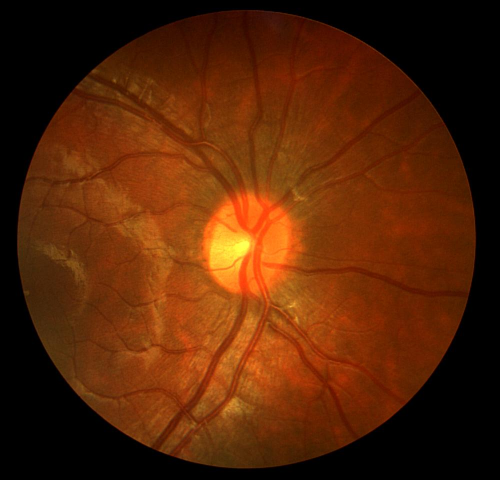
#> input picture central-system/backend/ml-pipeline/datasets/chasedb1/Image_10R.jpg, 999 x 960 px, given in place of chasedb1, which was not available (shown at 1/2 size)
$ python exportReferencePreprocessing.py datasets/chasedb1 --out out
#> lines starting #> are read from the running program, lines starting #| are printed output that depends on the picture; after the words box and inside, x2 and y2 are one past the last pixel; in counts of white or black regions, pixels touching at a corner belong together; pictures that were not available may be replaced by others from this repository, and a replacement may not be noted
#> in main, bgr is the input picture: shape (960, 999, 3); mean B, G, R 6.5, 36.7, 86.4
### central-system/backend/ml-pipeline/preprocessing/ben_graham.py
"""
ben_graham.py
=============
Ben Graham-style fundus image preprocessing for diabetic retinopathy models.

Reference: Ben Graham's Kaggle DR competition winning preprocessing approach.
Adapted for the SIH 2026 DR Screening pipeline (central-system grading pipeline).

Usage:
    from preprocessing.ben_graham import ben_graham_preprocess
    processed = ben_graham_preprocess(image, target_size=384)
"""

import cv2
import numpy as np


def ben_graham_preprocess(image: np.ndarray, target_size: int = 384) -> np.ndarray:
    """
    Apply Ben Graham-style preprocessing to a fundus photograph.

    Steps:
      1. Detect the circular retinal boundary using the green channel.
      2. Crop tightly to the bounding circle (removes black borders).
      3. Resize to target_size x target_size.
      4. Subtract a heavily-blurred Gaussian copy to boost local contrast
         (kernel size = largest odd integer <= target_size / 30).
         Formula:  out = clip(image * 4 - blurred * 4 + 128, 0, 255)

    Parameters
    ----------
    image : np.ndarray
        Input BGR fundus image, shape (H, W, 3), dtype uint8.
    target_size : int
        Output square side length in pixels. Default 384.

    Returns
    -------
    np.ndarray
        Preprocessed image, shape (target_size, target_size, 3), dtype uint8.
        Pixel values are in [0, 255].
    """
    if image is None or image.size == 0:
        raise ValueError("ben_graham_preprocess received an empty or None image.")
    if image.ndim != 3 or image.shape[2] != 3:
        raise ValueError(
            f"Expected a 3-channel BGR image, got shape {image.shape}."
        )

    # ------------------------------------------------------------------ #
    # Step 1: Detect the retinal circle and crop to it                    #
    # ------------------------------------------------------------------ #
    x, y, w, h = retinal_crop_box(image)
    cropped = image[y : y + h, x : x + w]

    # Guard against degenerate crops.
    if cropped.size == 0:
        cropped = image

    # ------------------------------------------------------------------ #
    # Step 2: Resize to target_size x target_size                         #
    # ------------------------------------------------------------------ #
    resized = cv2.resize(cropped, (target_size, target_size), interpolation=cv2.INTER_AREA)

    # ------------------------------------------------------------------ #
    # Step 3: Local contrast enhancement via Gaussian subtraction         #
    # ------------------------------------------------------------------ #
    # Kernel size proportional to target_size / 30, must be odd and >= 1.
    sigma = target_size / 30.0
    ksize = int(sigma) * 2 + 1  # Always odd
    ksize = max(ksize, 1)

    blurred = cv2.GaussianBlur(resized, (ksize, ksize), sigma)

    # Ben Graham formula: addWeighted handles the clip to [0,255].
    # out = clip(4 * resized - 4 * blurred + 128, 0, 255)
    enhanced = cv2.addWeighted(resized, 4, blurred, -4, 128)

    return enhanced


def retinal_crop_box(image: np.ndarray):
    """The bounding box of the retinal circle, as (x, y, w, h).

    This is step 1 of ben_graham_preprocess, factored out because several
    callers need the GEOMETRY of the crop, not the cropped pixels:

      - The Grad-CAM overlay redoes crop+resize without the contrast step, so
        the heatmap aligns to a recognisable retina rather than a
        contrast-stretched one.
      - The lesion models (M4, M5) run in this cropped space, while the
        localization model (M3) runs on a plain squished resize of the ORIGINAL
        image. Mapping the optic disc from one space into the other requires
        this box. Without it, M4's optic-disc masking -- which the model does
        not apply itself, the caller must -- would blank out the wrong region.

    It is factored out rather than reimplemented because it had already been
    copied once, and a second definition of "inside the retina" drifting from
    this one would move lesion coordinates silently: the masks would still look
    plausible and would be assigned to the wrong quadrants, which is exactly
    the input the ICDR rule engine grades on.

    Returns the full image's box when no contour is found.
    """
    # Work on the green channel — highest contrast for fundus images.
    gray = image[:, :, 1]
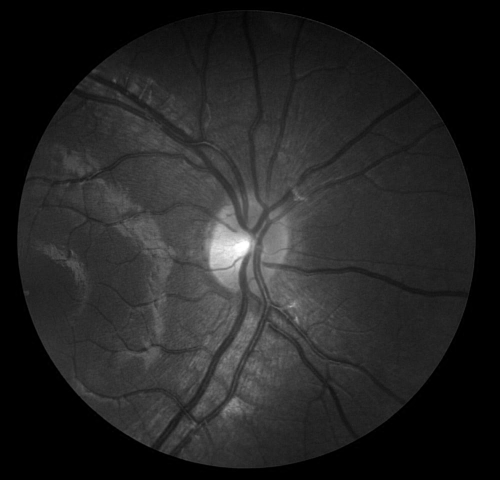
#> gray: shape (960, 999) (shown at 1/2 size); min 0, max 255, mean 36.7

    # Threshold: any pixel brighter than 7 is considered "inside the retina".
    _, mask = cv2.threshold(gray, 7, 255, cv2.THRESH_BINARY)
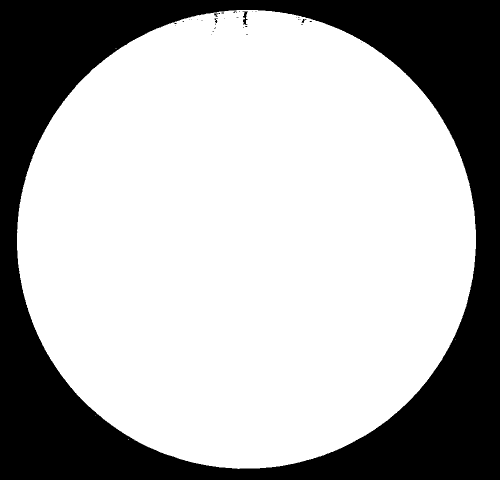
#> mask: shape (960, 999) (shown at 1/2 size); 68.9% white; 36 black regions (31 under 20 px), largest, box (x1, y1, x2, y2) and area: (0, 0, 999, 960) 297600, (485, 23, 496, 50) 147, (428, 26, 440, 34) 35, (603, 38, 613, 46) 32, (429, 37, 435, 46) 27

    # Morphological closing to fill gaps, then find the bounding box.
    kernel = cv2.getStructuringElement(cv2.MORPH_ELLIPSE, (15, 15))
    mask = cv2.morphologyEx(mask, cv2.MORPH_CLOSE, kernel)
#> mask: shape (960, 999); 69% white; 1 black region

    contours, _ = cv2.findContours(mask, cv2.RETR_EXTERNAL, cv2.CHAIN_APPROX_SIMPLE)
#> contours = 1 contour; box (x1, y1, x2, y2) and area: (34, 20, 952, 938) 660324

    if not contours:
        # Fallback: the full image if no contour found.
        return 0, 0, image.shape[1], image.shape[0]

    # Use the largest contour — the retinal disc boundary.
    largest = max(contours, key=cv2.contourArea)
#> largest = contour of 1274 points, box (x1, y1, x2, y2) (34, 20, 952, 938), area 660324
    x, y, w, h = cv2.boundingRect(largest)
#> x = 34; y = 20; w = 918; h = 918
    # Ensure we stay within image bounds.
    x = max(0, x)
    y = max(0, y)
    w = min(w, image.shape[1] - x)
    h = min(h, image.shape[0] - y)
    return x, y, w, h

### central-system/backend/ml-pipeline/exportReferencePreprocessing.py
"""
exportReferencePreprocessing.py
===============================
Run the ACTUAL training preprocessing (ben_graham.py) and
write the result to disk, so the MATLAB port in preprocessModel1.m can be
diffed against it rather than against another of my own implementations.

    python exportReferencePreprocessing.py <image> [<image> ...] --out <dir>

Writes, per input image:
    <out>/<stem>_reference.png    what the model was actually trained on

── WHY THIS EXISTS ─────────────────────────────────────────────────────────
Branch A (Model1) was trained on this Python chain. The serving path is MATLAB.
preprocessModel1.m ports the recipe from the Python SOURCE, which is not the
same as matching the Python BINARY: cv2.createCLAHE and adapthisteq normalise
their clip limits differently, cv2.INTER_AREA and imresize are not identical,
and OpenCV's MORPH_ELLIPSE is not MATLAB's strel('disk').

Until the port is checked against this output, "the chains agree" is a claim
about two files I wrote, not about the model's actual input. That distinction
is the whole point — the failure being guarded against is silent, so the
verification has to be real.
"""

import argparse
import os
import sys

import cv2
import numpy as np

# The training preprocessing, imported rather than reimplemented. If these
# files change, this script follows automatically -- which is the point.
sys.path.insert(0, os.path.dirname(os.path.abspath(__file__)))
from preprocessing.ben_graham import ben_graham_preprocess      # noqa: E402


def reference_chain(bgr_image: np.ndarray, target_size: int = 384) -> np.ndarray:
    """The chain training actually used: ben_graham ONLY.

    clahe_enhance.py ships beside it and is exported from
    preprocessing/__init__.py, but it is NOT in the chain. Confirmed twice:
    the checkpoint's own metadata names ben_graham alone, and
    identifyTrainingChain.py reproduces the model's published logits exactly
    with ben_graham only (100.0% class agreement, mean logit difference
    0.0050) and badly with CLAHE added (57.7%).
    """
    return ben_graham_preprocess(bgr_image, target_size=target_size)
#> in ben_graham_preprocess, `x, y, w, h = retinal_crop_box(image)`: x = 34; y = 20; w = 918
#> in ben_graham_preprocess, `cropped = image[y : y + h, x : x + w]`:
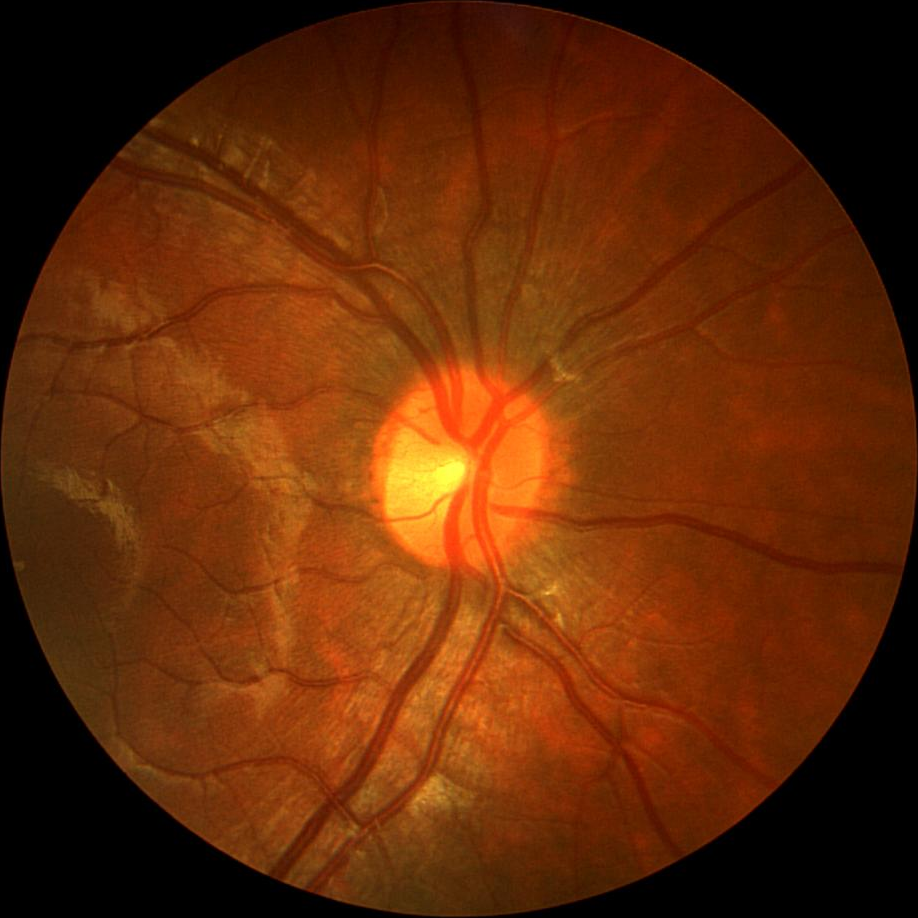
#> cropped: shape (918, 918, 3); mean B, G, R 7.4, 41.7, 98.3
#> in ben_graham_preprocess, `blurred = cv2.GaussianBlur(resized, (ksize, ksize), sigma)`:
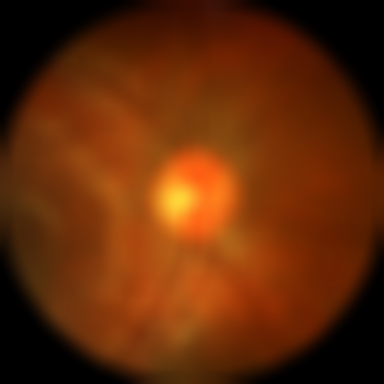
#> blurred: shape (384, 384, 3); mean B, G, R 7.4, 41.8, 98.4
#> in ben_graham_preprocess, `enhanced = cv2.addWeighted(resized, 4, blurred, -4, 128)`:
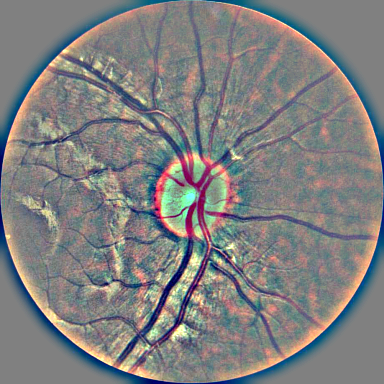
#> enhanced: shape (384, 384, 3); mean B, G, R 128, 127.8, 127.9


def main() -> int:
    ap = argparse.ArgumentParser(description=__doc__)
    ap.add_argument("images", nargs="+", help="input fundus image paths")
    ap.add_argument("--out", required=True, help="output directory")
    ap.add_argument("--size", type=int, default=384,
                    help="target size; must match the trained network (384)")
    args = ap.parse_args()

    os.makedirs(args.out, exist_ok=True)

    for path in args.images:
        # cv2.imread returns BGR, which is what their chain was written against.
        # Passing RGB here would silently swap the red and blue channels -- and
        # in a fundus photograph the red channel is most of the signal, so it
        # would look plausible and be completely wrong.
        bgr = cv2.imread(path, cv2.IMREAD_COLOR)
        if bgr is None:
            print(f"SKIP  could not read {path}", file=sys.stderr)
            continue

        out = reference_chain(bgr, target_size=args.size)

        stem = os.path.splitext(os.path.basename(path))[0]
        dest = os.path.join(args.out, f"{stem}_reference.png")
        cv2.imwrite(dest, out)   # imwrite expects BGR, which is what we have

        print(f"{path}  ->  {dest}   shape={out.shape} dtype={out.dtype}")
#| datasets/chasedb1  ->  out/chasedb1_reference.png   shape=(384, 384, 3) dtype=uint8

    return 0


if __name__ == "__main__":
    raise SystemExit(main())
#> (the program exits here)
